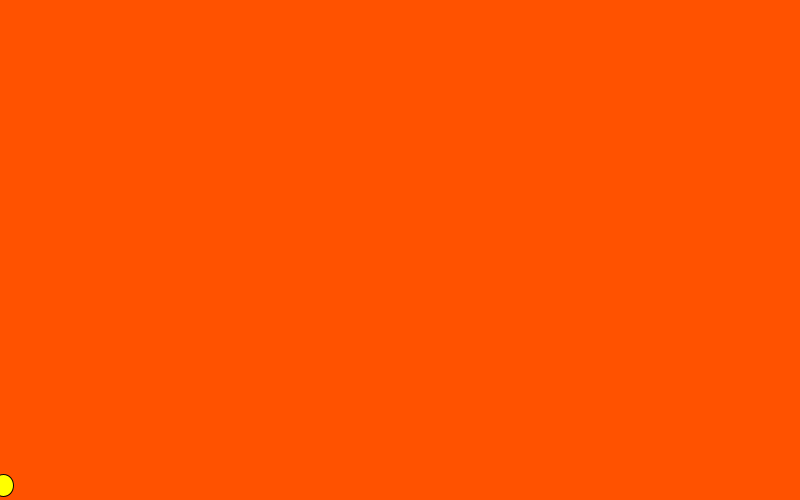
Frame 1 (no input)
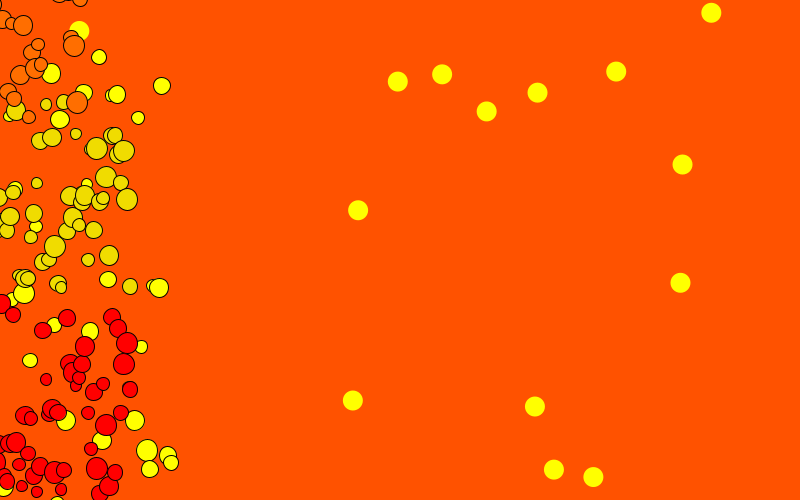
Frame 60 (the mouse pressed at the canvas centre just before this capture)
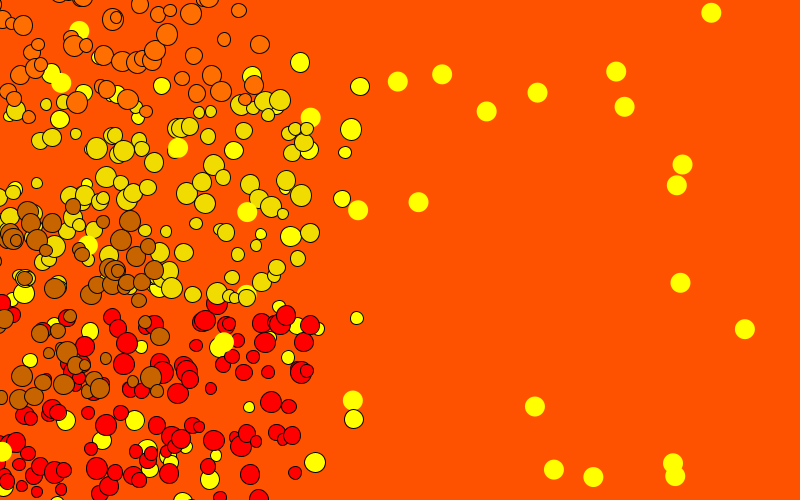
Frame 120 (the mouse held since frame 60 and released just before this capture)

The Processing sketch that drew these frames (run headless with seeded random() and noise(); from frame 60 on, the mouse is pressed at the canvas centre):

// Processing sketch: processing_77887
// ── processing_77887.pde

float angle=0.5;
float xpos;

void setup(){
size(800, 500);
background(255, 82, 0);
}

void draw(){
  
  float x =random (0, 800);
  float y =random (0, 500);
  float posicion = random (0, 0);
  
  
  //círculos amarillos
  frameRate(100);
   noStroke();
  fill(255,255,0);
  pushMatrix();
  translate(x + posicion, y + posicion);
  ellipse (x, y, 20, 20);  
  popMatrix();
  
  // círculos de colores 
  xpos+= 3;
  float valorSeno = sin(angle);
  float valorCoseno = cos(angle);
  float r = map(valorSeno, 2, -1, 0, 50);
  float g = map(valorSeno, -1, 1, 150, 0);
  float b = map(valorCoseno, -1, 1, 0, 200);
  float a = random(80,10);
  float d = random(11,22);
  float noiseval = 0;
  angle += 0.1;
  noiseval +=1;
  stroke(1);
  fill(255, 110, 0); 
  ellipse(xpos-100, random(-150,120), d, d);
  fill(200, 100, 0);
  ellipse(xpos-200, random(200,400), d, d);
  fill(255,0,0);
  ellipse(xpos-50, random(300,500), d, d);
  fill(255, 255, 0);
  ellipse(xpos, random(50,1000), d, d);
  fill(240, 220,0);
  ellipse(xpos-50, random(100,300), d, d);
  
}
